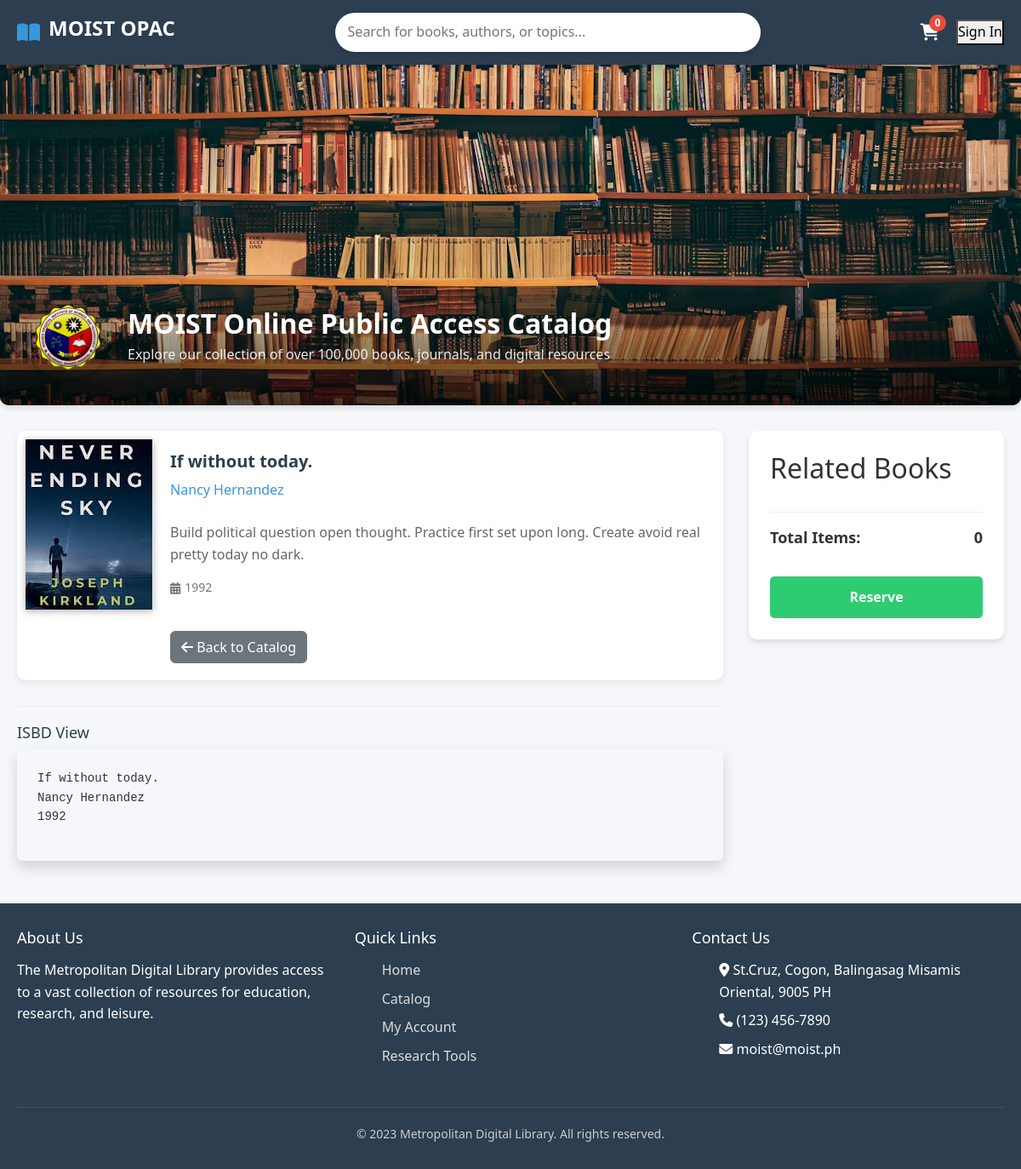
/library/book/9/isbd/ (signed in), run on the app's committed database.
### apps/app2/models.py (models this page shows, shortened)
class Book(models.Model):
    collection = models.ForeignKey(
        Collection, on_delete=models.SET_NULL, null=True, blank=True, related_name="books"
    )
    control_number = models.CharField(max_length=50, unique=True, verbose_name="Control Number / 001")
    isbn = models.CharField(max_length=20, blank=True, null=True, verbose_name="ISBN / 020")
    title = models.CharField(max_length=255, verbose_name="Title / 245$a")
    subtitle = models.CharField(max_length=255, blank=True, null=True, verbose_name="Subtitle / 245$b")
    statement_of_responsibility = models.CharField(max_length=255, blank=True, null=True, verbose_name="Statement of Responsibility / 245$c")
    author = models.CharField(max_length=255, verbose_name="Main Author / 100$a")
    added_authors = models.CharField(max_length=255, blank=True, null=True, verbose_name="Added Authors / 700$a")
    edition = models.CharField(max_length=100, blank=True, null=True, verbose_name="Edition / 250")
    publisher = models.CharField(max_length=255, blank=True, null=True, verbose_name="Publisher / 264$b")
    publication_place = models.CharField(max_length=255, blank=True, null=True, verbose_name="Place / 264$a")
    publication_year = models.CharField(max_length=4, blank=True, null=True, verbose_name="Year / 264$c")
    pages = models.CharField(max_length=50, blank=True, null=True, verbose_name="Pagination / 300$a")
    illustrations = models.CharField(max_length=255, blank=True, null=True, verbose_name="Illustrations / 300$b")
    dimensions = models.CharField(max_length=50, blank=True, null=True, verbose_name="Dimensions / 300$c")
    series = models.CharField(max_length=255, blank=True, null=True, verbose_name="Series / 490$a")
    notes = models.TextField(blank=True, null=True, verbose_name="General Notes / 500")
    summary = models.TextField(blank=True, null=True, verbose_name="Summary / 520")
    subjects = models.CharField(max_length=255, blank=True, null=True, verbose_name="Subjects / 650$a")
    classification = models.CharField(max_length=50, blank=True, null=True, verbose_name="Dewey / 082 or Local / 090")
    language = models.CharField(max_length=50, blank=True, null=True, verbose_name="Language / 041$a")
    cover_image = models.ImageField(
        upload_to='book_covers/', blank=True, null=True, verbose_name="Book Cover"
    )
    created_at = models.DateTimeField(auto_now_add=True)
    updated_at = models.DateTimeField(auto_now=True)

### apps/app2/views/all.py (the view)
# urls.py: path('book/<int:pk>/isbd/', views.book_isbd, name='book_isbd'),
@login_required
def book_isbd(request, pk):
    book = get_object_or_404(Book, pk=pk)
    isbd_parts = []
    title_part = book.title
    if book.subtitle:
        title_part += f" : {book.subtitle}"
    if book.statement_of_responsibility:
        title_part += f" / {book.statement_of_responsibility}"
    isbd_parts.append(title_part)
    if book.author:
        isbd_parts.append(f"{book.author}")
    if book.edition:
        isbd_parts.append(f"{book.edition} edition")
    pub_parts = []
    if book.publication_place:
        pub_parts.append(book.publication_place)
    if book.publisher:
        pub_parts.append(book.publisher)
    if book.publication_year:
        pub_parts.append(book.publication_year)
    if pub_parts:
        isbd_parts.append(" : ".join(pub_parts))
    page_parts = []
    if book.pages:
        page_parts.append(f"{book.pages} p.")
    if book.illustrations:
        page_parts.append(f"{book.illustrations}")
    if book.dimensions:
        page_parts.append(f"{book.dimensions}")
    if page_parts:
        isbd_parts.append(" ; ".join(page_parts))
    if book.series:
        isbd_parts.append(f"Series: {book.series}")
    if book.notes:
        isbd_parts.append(f"Notes: {book.notes}")
    if book.subjects:
        isbd_parts.append(f"Subjects: {book.subjects}")
    if book.classification:
        isbd_parts.append(f"Classification: {book.classification}")
    if book.language:
        isbd_parts.append(f"Language: {book.language}")
    isbd_string = "\n".join(isbd_parts)
    context = {
        'book': book,
        'book_isbd': isbd_string,
    }
    return render(request, 'app2/book/book_isbd.html', context)

### templates/app2/book/book_isbd.html (shortened to what this page needs)
{% load static %}
<!DOCTYPE html>
<html lang="en">
	<head>
		<link rel="stylesheet" href="https://cdnjs.cloudflare.com/ajax/libs/font-awesome/6.4.0/css/all.min.css" />
		<link href="https://cdn.jsdelivr.net/npm/bootstrap@5.3.3/dist/css/bootstrap.min.css" rel="stylesheet" />
	</head>
	<body>
		<header>
			<div class="container">
				<div class="header-content">
					<div class="logo">
						<i class="fas fa-book-open"></i>
						<h1>MOIST OPAC</h1>
					</div>
					<div class="search-bar">
						<input type="text" placeholder="Search for books, authors, or topics..." />
					</div>
					<div class="user-actions">
						<div class="cart-icon">
							<i class="fas fa-shopping-cart fa-lg"></i>
							<span class="cart-count">0</span>
						</div>
						<button class="btn-login">Sign In</button>
					</div>
				</div>
			</div>
		</header>
		<div class="cover-container">
			<img src="{% static 'images/cover.avif' %}" alt="Library Interior" class="cover-photo" />
			<div class="cover-overlay">
				<div class="library-info">
					<div class="library-avatar">
						<img src="{% static 'images/moist.png' %}" alt="MOIST Logo" class="library-logo" />
					</div>
					<div class="library-details">
						<h2>MOIST Online Public Access Catalog</h2>
						<p>Explore our collection of over 100,000 books, journals, and digital resources</p>
					</div>
				</div>
			</div>
		</div>
		<div class="container my-6">
			<div class="main-content flex flex-col lg:flex-row gap-8">
				<div class="flex-1">
					<div class="book-list mb-6">
						<div class="book-media">
							<div class="book-cover library-avatar-book">
								{% if book.cover_image %}
								<img src="{{ book.cover_image.url }}" alt="{{ book.title }}" />
								{% else %}
								<img src="{% static 'images/default_cover.png' %}" alt="No Cover" />
								{% endif %}
							</div>
							<div class="book-details">
								<div class="book-header">
									<div>
										<div class="book-title">{{ book.title }}</div>
										<div class="book-author">{{ book.author }}</div>
									</div>
								</div>
								<div class="book-description">{{ book.summary|default:"No description available." }}</div>
								<div class="book-meta flex flex-wrap gap-4">
									 {% if book.publication_year %}
									<div class="meta-item"><i class="fas fa-calendar-alt"></i> <span>{{ book.publication_year }}</span></div>
									{% endif %}
								</div>
								<div class="book-actions mt-4">
									<button class="btn btn-secondary" onclick="history.back();"><i class="fas fa-arrow-left"></i> Back to Catalog</button>
								</div>
							</div>
						</div>
					</div>
					<div class="catalog-info-section mt-6">
						<div class="catalog-info-header mb-2">
							<h3>ISBD View</h3>
						</div>
						<div class="catalog-info isbd p-4 bg-blue-50 rounded shadow">
							{% if book_isbd %}
							<pre class="whitespace-pre-wrap">{{ book_isbd }}</pre>
							{% else %}
							<p class="text-gray-500">No ISBD data available.</p>
							{% endif %}
						</div>
					</div>
				</div>
				<aside class="cart-sidebar w-full lg:w-80 sticky top-20">
					<h2>Related Books</h2>
					<div class="cart-total mt-4">
						<span>Total Items:</span>
						<span id="cart-total-count">0</span>
					</div>
					<button class="checkout-btn mt-3 w-full" id="checkout-button">Reserve</button>
				</aside>
			</div>
		</div>
		<footer>
			<div class="container">
				<div class="footer-content">
					<div class="footer-section">
						<h3>About Us</h3>
						<p>The Metropolitan Digital Library provides access to a vast collection of resources for education, research, and leisure.</p>
					</div>
					<div class="footer-section">
						<h3>Quick Links</h3>
						<ul>
							<li><a href="#">Home</a></li>
							<li><a href="#">Catalog</a></li>
							<li><a href="#">My Account</a></li>
							<li><a href="#">Research Tools</a></li>
						</ul>
					</div>
					<div class="footer-section">
						<h3>Contact Us</h3>
						<ul>
							<li><i class="fas fa-map-marker-alt"></i> St.Cruz, Cogon, Balingasag Misamis Oriental, 9005 PH</li>
							<li><i class="fas fa-phone"></i> (123) 456-7890</li>
							<li><i class="fas fa-envelope"></i> moist@moist.ph</li>
						</ul>
					</div>
				</div>
				<div class="copyright">&copy; 2023 Metropolitan Digital Library. All rights reserved.</div>
			</div>
		</footer>
	</body>
</html>

### data on the page
Book: cover_image (picture), title "If without today.", author "Nancy Hernandez", summary "Build political question open thought. Practice first set upon long. Create avoid real pretty today no dark.", publication_year "1992"

### other printed values
{{ book_isbd }} "If without today. Nancy Hernandez 1992"
